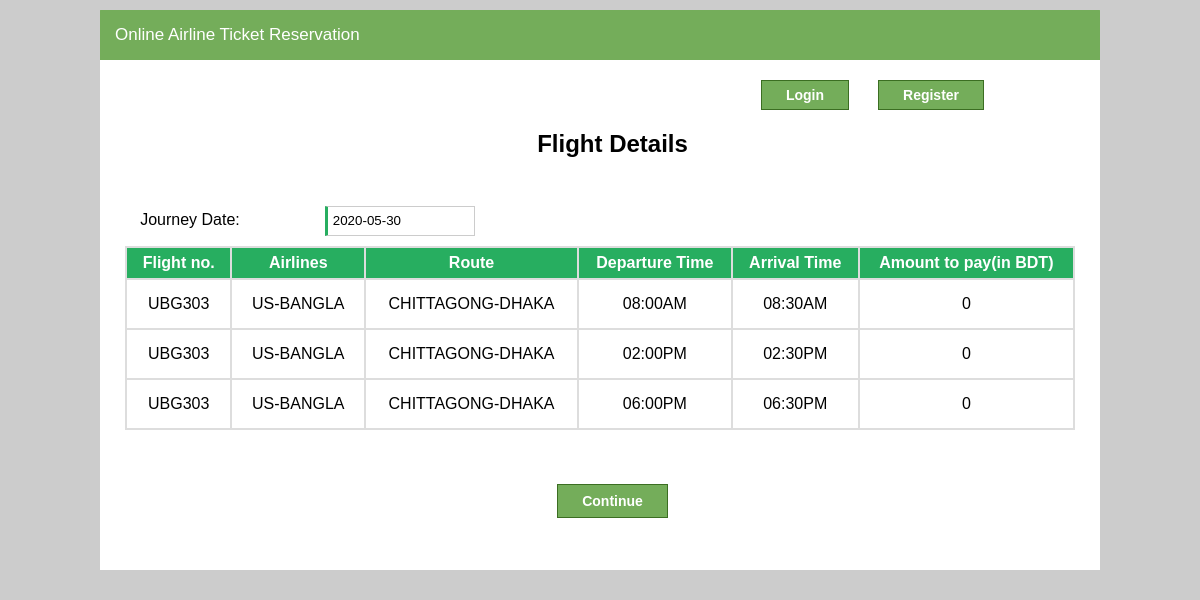
/Customer/flightdetails.php?GetID=4, run on the app's committed database.
### tables this page shows
CREATE TABLE `flightdetails` (
  `id` int(11) NOT NULL,
  `flightno` varchar(11) NOT NULL,
  `airlinesname` varchar(30) NOT NULL,
  `departure` varchar(30) NOT NULL,
  `destination` varchar(30) NOT NULL,
  `departuredate` date NOT NULL,
  `arrivaldate` date NOT NULL,
  `class` varchar(30) NOT NULL,
  `price` float NOT NULL
);

CREATE TABLE `flightschedule` (
  `id` int(11) NOT NULL,
  `flightno` varchar(255) NOT NULL,
  `departuretime` varchar(255) NOT NULL,
  `arrivaltime` varchar(255) NOT NULL
);

### Customer/flightdetails.php (the view, shortened to what this page needs)
<?php
	require_once("include/db_connect.php");
		if(isset($_GET['GetID'])){
			$p_id = $_GET['GetID'];
		}
	$adults= $_SESSION['no_of_adult'];
	$children = $_SESSION['no_of_children'];
    $query = "SELECT * FROM flightdetails WHERE id = '$p_id'";
	$data = mysqli_query($conn, $query);
	$row = mysqli_fetch_array($data);
	$flno = $row["flightno"];
	$flairname = $row["airlinesname"];
	$fldeparture = $row["departure"];
	$fldestName = $row["destination"];
	$fldeptdate = $row["departuredate"];
	$flprice = $row["price"];
	$fair = ((float)$adults*(float)$flprice)+(((float)$children*(float)$flprice*50)/100);
?>
<html lang="en" dir="ltr">
  <head>
	<link rel="stylesheet" a href ="css/fdetails.css"/>
  </head>
  <body>
	<center>
		<div class="container">
			<?php
			if (isset($_SESSION['usermail'])){?>
			<form action="logout.php" method="POST">
			<?php require_once("header.php");?>
			<button type="submit" value="Logout" name="logoutBtn" class="loginbtn"> Logout </button> <br>
			</form><?php
			}else{?>
			<form action="customerlogin.php" method="POST">
			<p class="paragraph"> Online Airline Ticket Reservation </p>
			<button type="submit" id="loginbutton" value="Login" name="loginBtn" class="loginbtn"> Login</button>
			<button type="submit" id="regibutton" value="Register" name="registerBtn" class="loginbtn"> Register </button> <br>
			</form><?php }?>
			<form action="" method="POST">
			<h2> Flight Details </h2>
			<br>
			<label for="departure">Journey Date:</label>
		    <input type="text" name="depdate" value="<?php echo $fldeptdate?>" placeholder="From" class="input"/>
			<table border="1px">
				<thead>
					<tr>
					<th> Flight no. </th>
					<th> Airlines  </th>
					<th> Route </th>
					<th> Departure Time </th>
					<th> Arrival Time </th>
					<th> Amount to pay(in BDT) </th>
					</tr>
				</thead>
				<tbody>
					<?php
						$query2 = "SELECT * FROM flightschedule WHERE flightno = '$flno'";
						$result = mysqli_query($conn, $query2);
						if(mysqli_num_rows($result) > 0){
							while($f_row = mysqli_fetch_array($result) ){
						?>
							<tr>
								<td><?php echo $flno; ?> </td>
								<td><?php echo $flairname; ?> </td>
								<td><?php echo $fldeparture."-".$fldestName; ?> </td>
								<td><?php echo $f_row["departuretime"]; ?> </td>
								<td><?php echo $f_row["arrivaltime"]; ?> </td>
								<td><?php echo $fair; ?> </td>
							</tr>
						<?php }}
						else {
						?>
							<tr>
								<td>Records not found!</td>
							</tr>
						<?php
						}
						    ?>
				</tbody>
			</table>
			<br> <br> <br>
			<button type="submit" id="continuebutton" value="Continue" name="continueBtn" class="continuebtn"> Continue </button><br><br>
			</form>
		</div>
	</center>
  </body>
</html>

### Customer/css/fdetails.css (style rules this page uses)
body { background-color : #CCC; padding: 0px; margin: 0px; }
.container { background-color: #fff; width: 1000px; height: 560px; border-radius: 0.3px; margin: 0px auto; border-bottom: 2px solid #ccc; margin-top: 10px; }
.paragraph { background-color: #74ad5a; color: white; font-family: sans-serif; font-size: 17px; text-align: left; border-radius: 0.3px; padding: 15px; 0px; 15px; 0px; margin-bottom: 20px; }
.input { position: relative; right: 280px; width: 150px; height: 30px; border-radius: 0.2px; border: none; border: 1px solid #CCC; margin-left: 25px; padding-left: 05px; border-left: 03px solid #27ae60; margin-top: 10px; margin-bottom: 10px; }
label { position: relative; right: 330px; margin-left: 15px; font-family: sans-serif; margin-top: 10px; margin-right: 0px; padding-left: 10px; padding-right: 6px; }
h2 { margin-left: 15px; font-family: sans-serif; margin-top: 20px; padding-left: 10px; }
button.loginbtn { position: relative; right: -260px; margin-left: 25px; background-color:#74ad5a; border:1px solid #3b6e22; display:inline-block; cursor:pointer; color:#ffffff; font-family:Arial; font-size:14px; font-weight:bold; padding:6px 24px; text-decoration:none; }
button.continuebtn { position: relative; margin-left: 25px; background-color:#74ad5a; border:1px solid #3b6e22; display:inline-block; cursor:pointer; color:#ffffff; font-family:Arial; font-size:14px; font-weight:bold; padding:8px 24px; text-decoration:none; }
table { border-collapse: collapse; width: 95%; font-family: sans-serif; text-align: center; }
th { background-color: #27ae60; color: white; border: 2px solid #ddd; padding: 6px 12px; }
td { border: 2px solid #ddd; padding: 15px; }

### data on the page
flightdetails: depdate "2020-05-30", flightno "UBG303", airlinesname "US-BANGLA", departure "CHITTAGONG", destination "DHAKA", price "0"
flightschedule: departuretime "08:00AM", arrivaltime "08:30AM"
flightschedule: departuretime "02:00PM", arrivaltime "02:30PM"
flightschedule: departuretime "06:00PM", arrivaltime "06:30PM"
